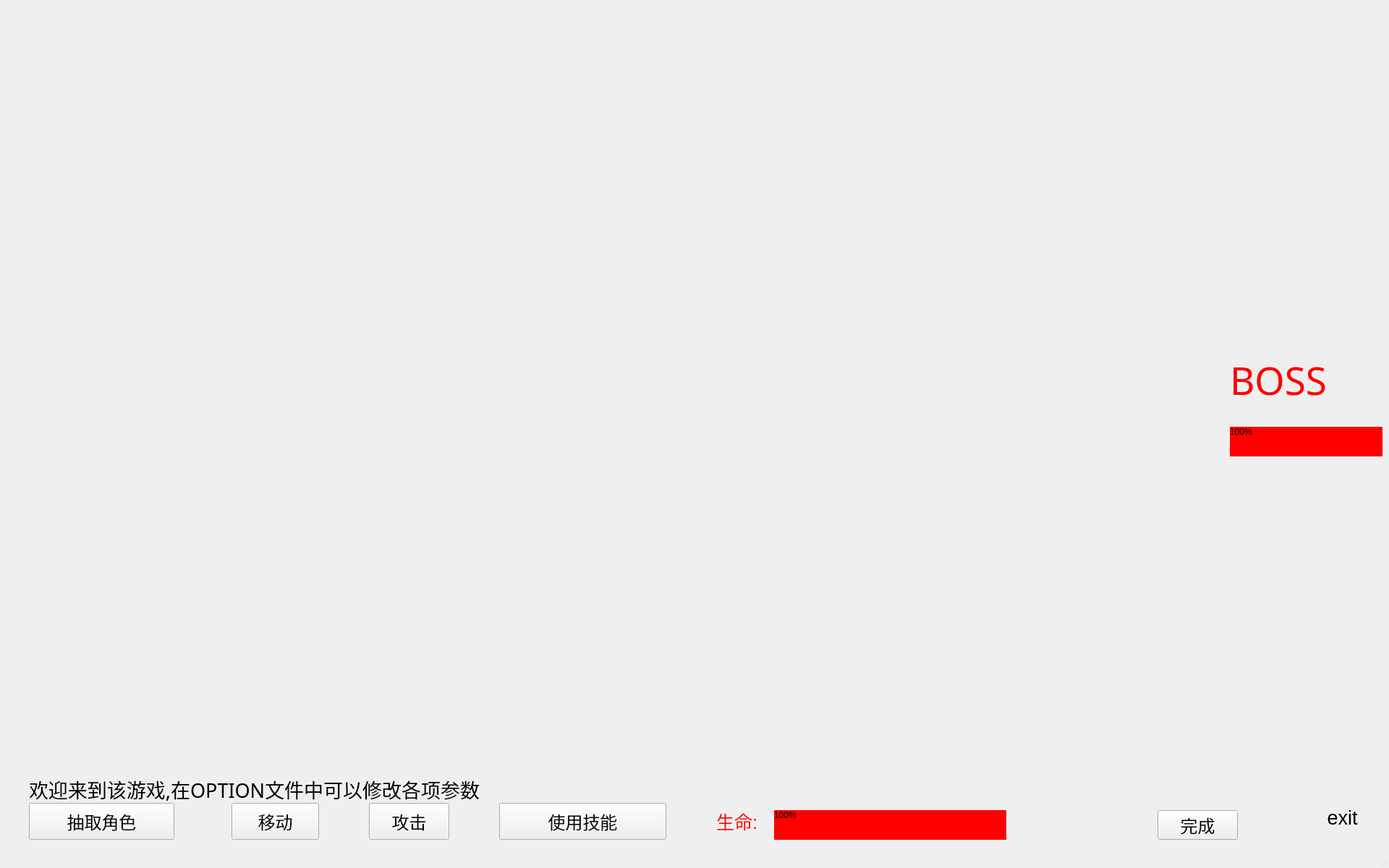
<?xml version="1.0" encoding="UTF-8"?>
<ui version="4.0">
 <class>game</class>
 <widget class="QMainWindow" name="game">
  <property name="enabled">
   <bool>true</bool>
  </property>
  <property name="geometry">
   <rect>
    <x>0</x>
    <y>0</y>
    <width>1920</width>
    <height>1200</height>
   </rect>
  </property>
  <property name="windowTitle">
   <string>MainWindow</string>
  </property>
  <widget class="QWidget" name="centralwidget">
   <widget class="QPushButton" name="end">
    <property name="geometry">
     <rect>
      <x>1800</x>
      <y>1110</y>
      <width>111</width>
      <height>41</height>
     </rect>
    </property>
    <property name="font">
     <font>
      <pointsize>20</pointsize>
     </font>
    </property>
    <property name="text">
     <string>exit</string>
    </property>
    <property name="flat">
     <bool>true</bool>
    </property>
   </widget>
   <widget class="QLabel" name="boss">
    <property name="geometry">
     <rect>
      <x>1700</x>
      <y>310</y>
      <width>231</width>
      <height>431</height>
     </rect>
    </property>
    <property name="font">
     <font>
      <family>Forte</family>
      <pointsize>40</pointsize>
      <weight>50</weight>
      <italic>false</italic>
      <bold>false</bold>
     </font>
    </property>
    <property name="styleSheet">
     <string notr="true">color:red</string>
    </property>
    <property name="text">
     <string>BOSS</string>
    </property>
   </widget>
   <widget class="QPushButton" name="getCharacter">
    <property name="geometry">
     <rect>
      <x>40</x>
      <y>1110</y>
      <width>201</width>
      <height>51</height>
     </rect>
    </property>
    <property name="font">
     <font>
      <pointsize>18</pointsize>
     </font>
    </property>
    <property name="text">
     <string>抽取角色</string>
    </property>
    <property name="flat">
     <bool>false</bool>
    </property>
   </widget>
   <widget class="QPushButton" name="moveTheCharacter">
    <property name="geometry">
     <rect>
      <x>320</x>
      <y>1110</y>
      <width>121</width>
      <height>51</height>
     </rect>
    </property>
    <property name="font">
     <font>
      <pointsize>18</pointsize>
     </font>
    </property>
    <property name="text">
     <string>移动</string>
    </property>
    <property name="flat">
     <bool>false</bool>
    </property>
   </widget>
   <widget class="QPushButton" name="attack">
    <property name="geometry">
     <rect>
      <x>510</x>
      <y>1110</y>
      <width>111</width>
      <height>51</height>
     </rect>
    </property>
    <property name="font">
     <font>
      <pointsize>18</pointsize>
     </font>
    </property>
    <property name="text">
     <string>攻击</string>
    </property>
    <property name="flat">
     <bool>false</bool>
    </property>
   </widget>
   <widget class="QPushButton" name="useSkill">
    <property name="geometry">
     <rect>
      <x>690</x>
      <y>1110</y>
      <width>231</width>
      <height>51</height>
     </rect>
    </property>
    <property name="font">
     <font>
      <pointsize>18</pointsize>
     </font>
    </property>
    <property name="text">
     <string>使用技能</string>
    </property>
    <property name="flat">
     <bool>false</bool>
    </property>
   </widget>
   <widget class="QProgressBar" name="mylives">
    <property name="geometry">
     <rect>
      <x>1070</x>
      <y>1120</y>
      <width>321</width>
      <height>41</height>
     </rect>
    </property>
    <property name="styleSheet">
     <string notr="true">QProgressBar::chunk {background-color: red;}</string>
    </property>
    <property name="value">
     <number>100</number>
    </property>
   </widget>
   <widget class="QLabel" name="lives_label_my">
    <property name="geometry">
     <rect>
      <x>990</x>
      <y>1110</y>
      <width>101</width>
      <height>51</height>
     </rect>
    </property>
    <property name="styleSheet">
     <string notr="true">color:red;font-size:25px</string>
    </property>
    <property name="text">
     <string>生命:</string>
    </property>
   </widget>
   <widget class="QProgressBar" name="bosslives">
    <property name="geometry">
     <rect>
      <x>1700</x>
      <y>590</y>
      <width>211</width>
      <height>41</height>
     </rect>
    </property>
    <property name="styleSheet">
     <string notr="true">QProgressBar::chunk {background-color: red;}</string>
    </property>
    <property name="value">
     <number>100</number>
    </property>
   </widget>
   <widget class="QLabel" name="prompt">
    <property name="geometry">
     <rect>
      <x>40</x>
      <y>1070</y>
      <width>1831</width>
      <height>41</height>
     </rect>
    </property>
    <property name="font">
     <font>
      <family>华文行楷</family>
      <pointsize>20</pointsize>
      <weight>50</weight>
      <italic>false</italic>
      <bold>false</bold>
      <underline>false</underline>
      <strikeout>false</strikeout>
     </font>
    </property>
    <property name="text">
     <string>欢迎来到该游戏,在OPTION文件中可以修改各项参数</string>
    </property>
   </widget>
   <widget class="QPushButton" name="finish">
    <property name="geometry">
     <rect>
      <x>1600</x>
      <y>1120</y>
      <width>111</width>
      <height>41</height>
     </rect>
    </property>
    <property name="font">
     <font>
      <pointsize>18</pointsize>
     </font>
    </property>
    <property name="text">
     <string>完成</string>
    </property>
   </widget>
   <widget class="QLabel" name="result">
    <property name="geometry">
     <rect>
      <x>400</x>
      <y>250</y>
      <width>800</width>
      <height>600</height>
     </rect>
    </property>
    <property name="text">
     <string/>
    </property>
   </widget>
  </widget>
  <widget class="QMenuBar" name="menubar">
   <property name="geometry">
    <rect>
     <x>0</x>
     <y>0</y>
     <width>1920</width>
     <height>21</height>
    </rect>
   </property>
  </widget>
  <widget class="QStatusBar" name="statusbar"/>
 </widget>
 <resources/>
 <connections/>
</ui>
